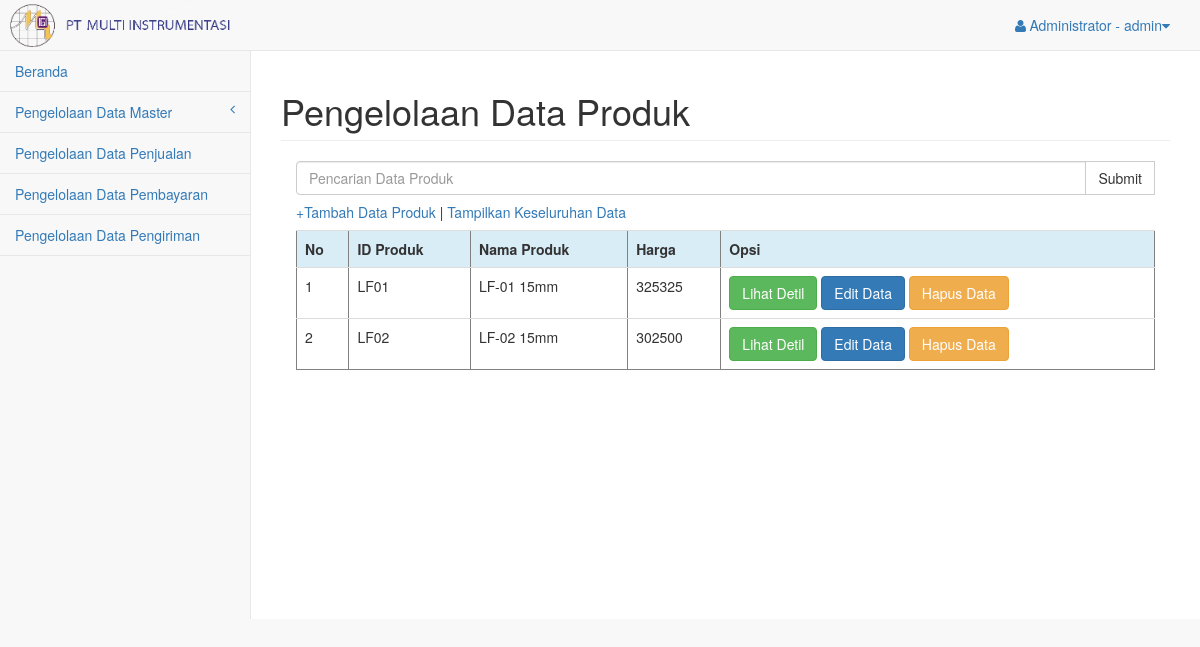
The page /pages/pemasaran/index.php?page=pengelolaan_data_produk (signed in) on the database its author committed.
### tables this page shows
CREATE TABLE `produk` (
  `id_produk` varchar(4) NOT NULL,
  `nama_produk` varchar(20) DEFAULT NULL,
  `harga` int(11) NOT NULL,
  `jumlah` int(11) NOT NULL
);

### pages/produksi/pengelolaan_data_produk.php (the view, shortened to what this page needs)
<!DOCTYPE html>
<html lang="en">
<head>
    <link href="../vendor/bootstrap/css/bootstrap.min.css" rel="stylesheet">
    <link href="../vendor/metisMenu/metisMenu.min.css" rel="stylesheet">
    <link href="../dist/css/sb-admin-2.css" rel="stylesheet">
    <link href="../vendor/morrisjs/morris.css" rel="stylesheet">
    <link href="../vendor/font-awesome/css/font-awesome.min.css" rel="stylesheet" type="text/css">
</head>
<body>
        <h1 class="page-header">Pengelolaan Data Produk</h1>
                <div class="col-lg-12">
                    <form action="index.php?page=pengelolaan_data_produk" method="post">
                    <div class="sidebar-search">
                    <div class="input-group custom-search-form">
                        <input type="text" name="katakunci" class="form-control" placeholder="Pencarian Data Produk">
                        <span class="input-group-btn">
                        <input class="btn btn-default" type="submit" name="submit">
                    </span>
                    </div>
                  </div>
                  </form>
                </div>
                <div class="col-lg-12">
                  <h5><a href="index.php?page=produk_input"> +Tambah Data Produk </a> | <a href="index.php?page=pengelolaan_data_produk"> Tampilkan Keseluruhan Data</a></h5>
                  <table border="1" class="table">
                    <tr class="info">
                      <th>No</th>
                      <th>ID Produk</th>
                      <th>Nama Produk</th>
                      <th>Harga</th>
                      <th>Opsi</th>
                    </tr>
                    <?php
                    include 'koneksi.php';
                    $katakunci = $_POST["katakunci"];
                    $submit = $_POST["submit"];
                    if ($submit) {
                      if ($katakunci !="") {
                        $query_mysql = mysqli_query($koneksi,"SELECT * FROM produk WHERE nama_produk LIKE '%$katakunci%'") or die(mysqli_error());
                      } else {
                        $query_mysql = mysqli_query($koneksi,"SELECT * FROM produk") or die(mysqli_error());
                      }
                    } else {
                        $query_mysql = mysqli_query($koneksi,"SELECT * FROM produk") or die(mysqli_error());
                    }
                    $nomor = 1;
                    $cek = mysqli_num_rows($query_mysql);
                    if ($cek < 1) {
                    ?>
                    <h3>Data Tidak Ditemukan</h3>
                    <?php } else {
                        while ($data = mysqli_fetch_array($query_mysql)) {
                    ?>
                    <tr>
                      <td><?php echo $nomor++; ?></td>
                      <td><?php echo $data['id_produk']; ?></td>
                      <td><?php echo $data['nama_produk']; ?></td>
                      <td><?php echo $data['harga']; ?></td>
                      <td>
                        <a class="btn btn-success" href="index.php?page=produk_detil&&id_produk=<?php echo $data['id_produk']; ?>&&nama_produk=<?php echo $data['nama_produk']; ?>">Lihat Detil</a>
                        <a class="btn btn-primary" href="index.php?page=produk_edit&&id_produk=<?php echo $data['id_produk']; ?>">Edit Data</a>
                        <a class="btn btn-warning" Onclick="return Konfirmasi_hapus()" href="produk_hapus.php?id_produk=<?php echo $data['id_produk']; ?>">Hapus Data</a>
                      </td>
                    </tr>
                  <?php    } }?>
                  </table>
                </div>
            </div>
        </div>
    </div>
</body>
</html>

### rows shown on the page
produk: id_produk "LF01", nama_produk "LF-01 15mm", harga "325325"
produk: id_produk "LF02", nama_produk "LF-02 15mm", harga "302500"

### other values the page prints
$hak_akses "Administrator"
$username "admin"
